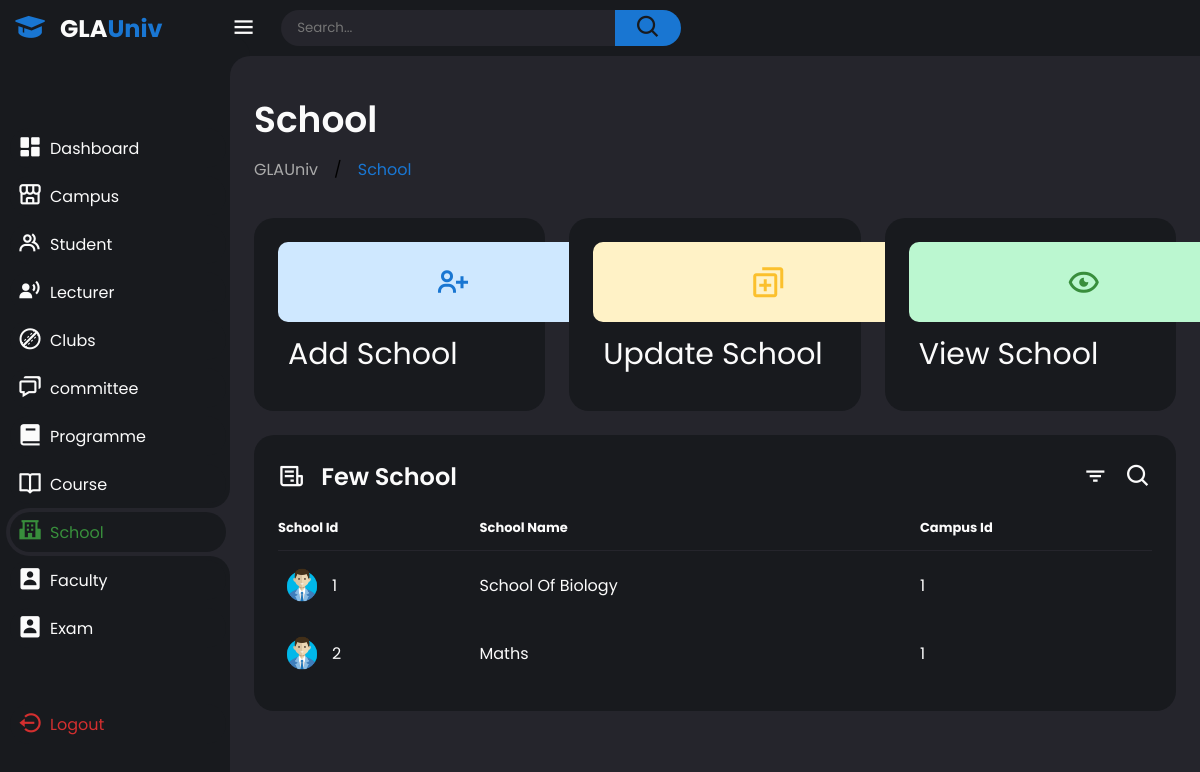
The app's page /All_files/dashboard/school.php (signed in) with its own data.
### tables this page shows
CREATE TABLE `school` (
  `school_id` int(11) NOT NULL,
  `school_name` varchar(255) DEFAULT NULL,
  `building_location` varchar(255) DEFAULT NULL,
  `campus_id` int(11) DEFAULT NULL,
  `faculty_id` int(11) DEFAULT NULL
);

### All_files/dashboard/school.php (the view, shortened to what this page needs)
<?php
include("../php_files/Database.php");
?>
<!DOCTYPE html>
<html lang="en">
<head>
    <link href='https://unpkg.com/boxicons@2.1.4/css/boxicons.min.css' rel='stylesheet'>
    <link rel="stylesheet" href="../../css files/Panel.css">
</head>
<body class="dark">
    <div class="sidebar">
        <a href="#" class="logo">
            <i class='bx bxs-graduation'></i>
            <div class="logo-name"><span>GLA</span>Univ</div>
        </a>
        <ul class="side-menu">
            <li><a href="Panel.php"><i class='bx bxs-dashboard'></i>Dashboard</a></li>
            <li><a href="Campus.php"><i class='bx bx-store-alt'></i>Campus</a></li>
            <li><a href="Student.php"><i class='bx bx-group' ></i>Student</a></li>
            <li><a href="lecturer.php"><i class='bx bxs-user-voice' ></i>Lecturer</a></li>
            <li><a href="clubs.php"><i class='bx bx-cricket-ball' ></i>Clubs</a></li>
            <li><a href="committee.php"><i class='bx bx-chat' ></i>committee</a></li>
            <li><a href="programme.php"><i class='bx bxs-book' ></i>Programme</a></li>
            <li><a href="course.php"><i class='bx bx-book-open' ></i>Course</a></li>
            <li  class="active"><a href="school.php"><i class='bx bxs-school' ></i>School</a></li>
            <li><a href="faculty.php"><i class='bx bxs-user-rectangle' ></i>Faculty</a></li>
            <li><a href="exam.php"><i class='bx bxs-user-rectangle' ></i>Exam</a></li>
        </ul>
        <ul class="side-menu">
            <li>
                <a href="Logout.php" class="logout">
                    <i class='bx bx-log-out-circle'></i>
                    Logout
                </a>
            </li>
        </ul>
    </div>
    <div class="content">
        <nav>
            <i class='bx bx-menu'></i>
            <form action="#">
                <div class="form-input">
                    <input type="search" placeholder="Search...">
                    <button class="search-btn" type="submit"><i class='bx bx-search'></i></button>
                </div>
            </form>
        </nav>
        <main>
            <div class="header">
                <div class="left">
                    <h1>School</h1>
                    <ul class="breadcrumb">
                        <li><a href="#">
                                GLAUniv
                            </a></li>
                        /
                        <li><a href="#" class="active">School</a></li>
                    </ul>
                </div>
            </div>
            <ul class="insights">
                <li>
                    <a href="../Add_data/school_add.php">
                        <i class='bx bx-user-plus' style="width:350px" ></i>
                        <span class="info" style="font-size:30px;">
                            <p style="padding:10px 10px">Add School</p>
                        </span>
                    </a>
                </li>
                <li>
                    <a href="../update_data/school/school_update_1.php">
                        <i class='bx bx-duplicate' style="width:350px"></i>
                        <span class="info" style="font-size:30px;">
                            <p style="padding:10px 10px">Update School</p>
                        </span>
                    </a>
                </li>
                <li>
                    <a href="../View/school_view.php">
                        <i class='bx bx-show-alt' style="width:350px"></i>
                        <span class="info" style="font-size:30px;">
                            <p style="padding:10px 10px">View School</p>
                        </span>
                    </a>
                </li>
            </ul>
            <div class="bottom-data">
                <div class="orders">
                    <div class="header">
                        <i class='bx bx-receipt'></i>
                        <h3>Few School</h3>
                        <i class='bx bx-filter'></i>
                        <i class='bx bx-search'></i>
                    </div>
                    <table>
                        <thead>
                            <tr>
                                <th>School Id</th>
                                <th>School Name</th>
                                <th>Campus Id</th>
                            </tr>
                        </thead>
                        <tbody style="margin-right:50px">
                            <?php
                                $recent_club = "SELECT * FROM school LIMIT 3";
                                $result = mysqli_query($conn, $recent_club);
                                if ($result) {
                                    if (mysqli_num_rows($result) > 0) {
                                        while ($row = mysqli_fetch_assoc($result)) {
                                            echo '<tr>';
                                            echo '<td>';
                                            echo '<img src="../../images/User.png">';
                                            echo '<p>' . $row['school_id'] . '</p>';
                                            echo '</td>';
                                            echo '<td>' . $row['school_name'] . '</td>';
                                            echo '<td>' . $row['campus_id'] . '</td>';
                                            echo '</tr>';
                                        }
                                    }
                                     else {
                                        echo '<tr><td colspan="3">No recent students found.</td></tr>';
                                    }
                                } else {
                                    echo 'Error: ' . mysqli_error($connection);
                                }
                            ?>
                        </tbody>
                    </table>
                </div>
            </div>
        </main>
    </div>
</body>
</html>

### records on screen
school: school_id "1", school_name "School Of Biology", campus "1"
school: school_id "2", school_name "Maths", campus "1"
